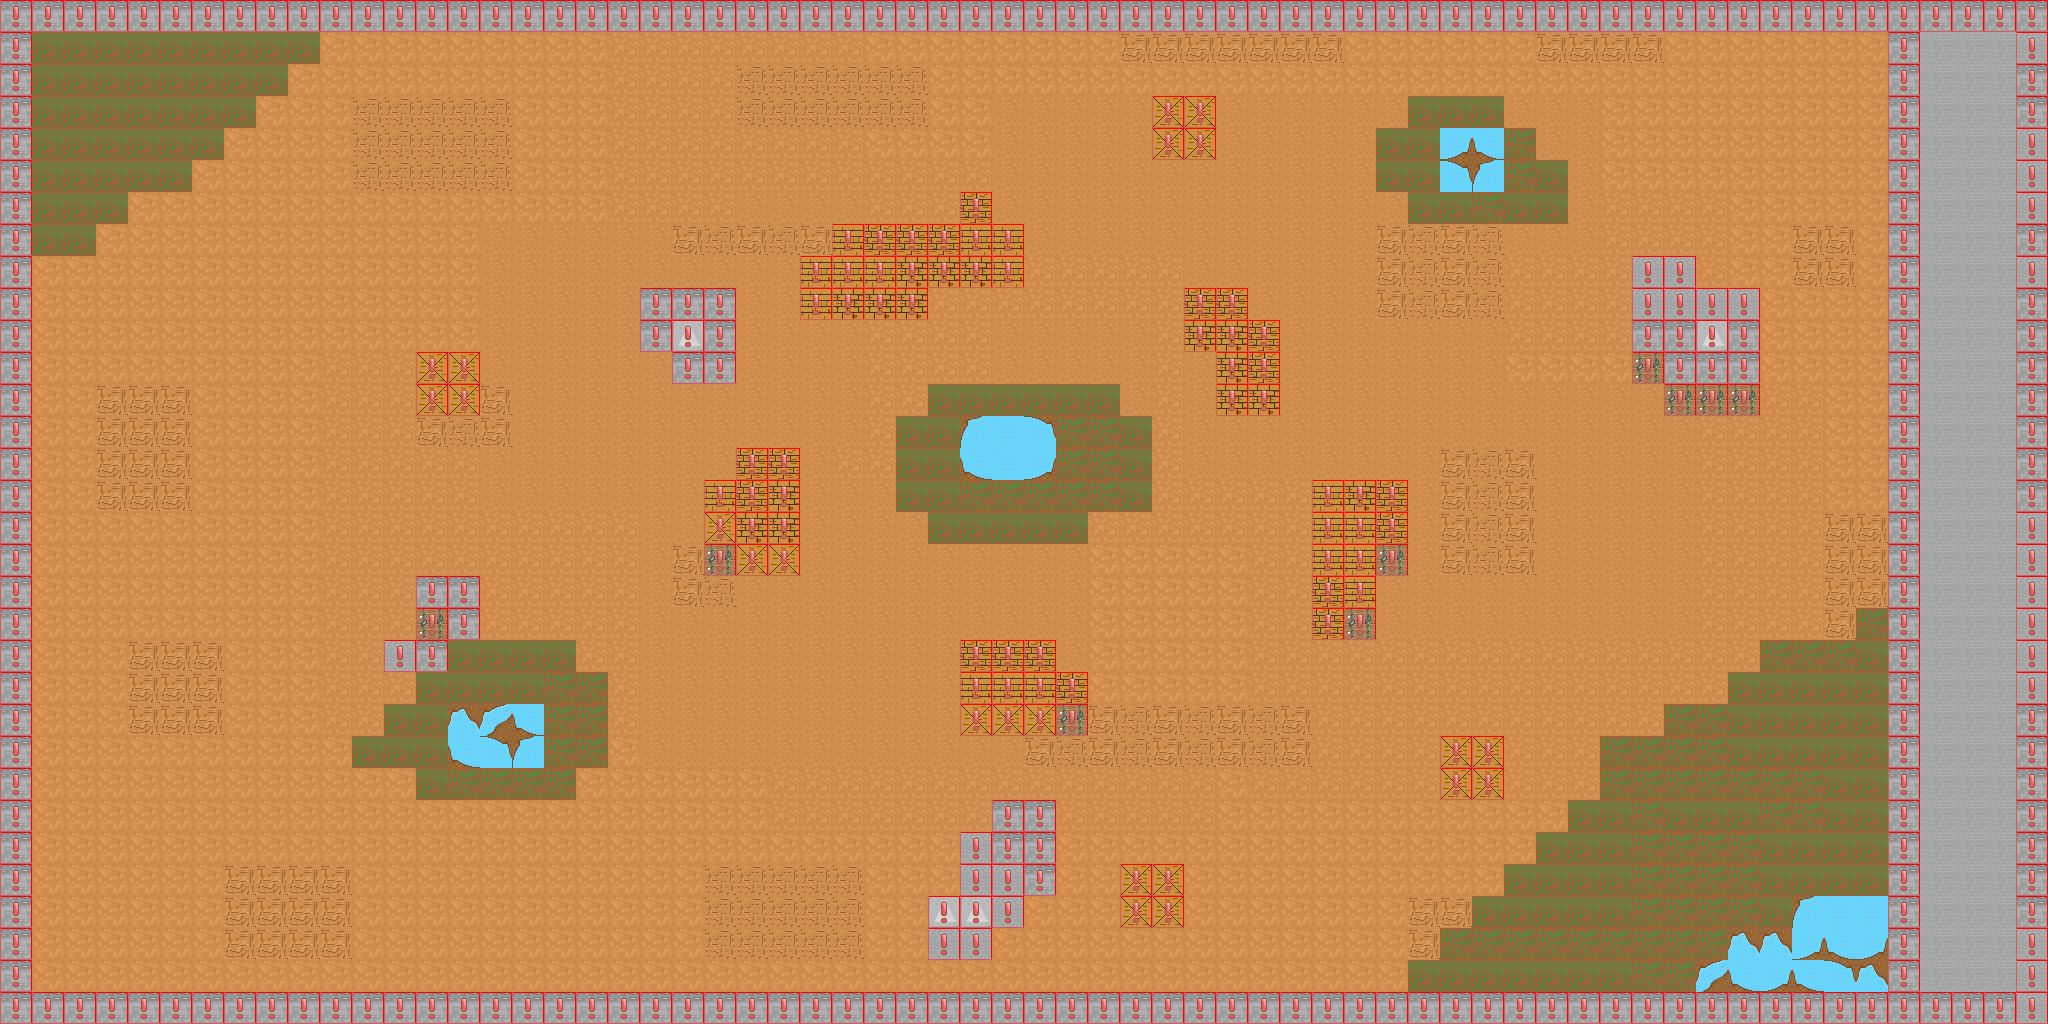

Below is a game level as drawn by its tile map, then a one-line description and the .tmx that defines it (tile-layer data replaced by summaries):
An orthogonal 64x32 tile map with 32x32 px tiles, 4 tile layers (sand, box, walls, collisions) and 321 objects.

<map version="1.10" tiledversion="1.11.2" orientation="orthogonal" renderorder="right-down" width="64" height="32" tilewidth="32" tileheight="32" infinite="0" nextlayerid="6" nextobjectid="373">
 <tileset firstgid="1" source="basic_joe_tiles.tsx" />
 <layer id="1" name="sand" width="64" height="32">
  <data>[2048 cells, 1957 non-empty, 7 distinct tile ids]</data>
 </layer>
 <layer id="3" name="box" width="64" height="32">
  <data>[2048 cells, 158 non-empty, 15 distinct tile ids]</data>
 </layer>
 <objectgroup id="4" name="grass">
  <object id="1" gid="54" x="1038.25" y="492.25" width="32" height="32" />
  <object id="2" gid="54" x="1007.75" y="495.5" width="32" height="32" />
  <object id="3" gid="54" x="978.75" y="496.25" width="32" height="32" />
  <object id="4" gid="53" x="959.5" y="495" width="32" height="32" />
  <object id="5" gid="53" x="946.5" y="487.25" width="32" height="32" />
  <object id="6" gid="53" x="938.5" y="476.25" width="32" height="32" />
  <object id="7" gid="52" x="1038.5" y="477" width="32" height="32" />
  <object id="8" gid="54" x="1046.75" y="461.75" width="32" height="32" />
  <object id="9" gid="54" x="1033.5" y="430.75" width="32" height="32" />
  <object id="10" gid="53" x="1042.25" y="446" width="32" height="32" />
  <object id="11" gid="51" x="1019.25" y="431" width="32" height="32" />
  <object id="12" gid="54" x="1002.5" y="425.5" width="32" height="32" />
  <object id="13" gid="53" x="988" y="432.75" width="32" height="32" />
  <object id="14" gid="52" x="970.5" y="430.5" width="32" height="32" />
  <object id="15" gid="54" x="954" y="433.75" width="32" height="32" />
  <object id="16" gid="54" x="927" y="512.5" width="32" height="32" />
  <object id="17" gid="54" x="891" y="479" width="32" height="32" />
  <object id="18" gid="53" x="950.75" y="535" width="32" height="32" />
  <object id="19" gid="53" x="963.5" y="512" width="32" height="32" />
  <object id="20" gid="54" x="1009" y="542.25" width="32" height="32" />
  <object id="21" gid="54" x="1027.25" y="523.25" width="32" height="32" />
  <object id="22" gid="53" x="1125.75" y="512.25" width="32" height="32" />
  <object id="23" gid="53" x="1106.75" y="480" width="32" height="32" />
  <object id="24" gid="54" x="1080.75" y="506" width="32" height="32" />
  <object id="25" gid="54" x="1096.5" y="453.75" width="32" height="32" />
  <object id="26" gid="53" x="1070" y="418.75" width="32" height="32" />
  <object id="27" gid="54" x="1039.75" y="408.75" width="32" height="32" />
  <object id="28" gid="52" x="915.75" y="449" width="32" height="32" />
  <object id="29" gid="52" x="925.5" y="421.25" width="32" height="32" />
  <object id="30" gid="51" x="905" y="456.75" width="32" height="32" />
  <object id="31" gid="51" x="941.5" y="437.25" width="32" height="32" />
  <object id="32" gid="51" x="905.75" y="513.25" width="32" height="32" />
  <object id="33" gid="53" x="880.75" y="527.25" width="32" height="32" />
  <object id="34" gid="53" x="912.75" y="551.75" width="32" height="32" />
  <object id="35" gid="53" x="930" y="559" width="32" height="32" />
  <object id="36" gid="54" x="1057.5" y="551" width="32" height="32" />
  <object id="37" gid="52" x="1070" y="558" width="32" height="32" />
  <object id="38" gid="52" x="1134" y="526.75" width="32" height="32" />
  <object id="39" gid="54" x="1135.5" y="431.25" width="32" height="32" />
  <object id="40" gid="53" x="1109.75" y="429.75" width="32" height="32" />
  <object id="41" gid="53" x="1122" y="445.5" width="32" height="32" />
  <object id="42" gid="53" x="1121.75" y="481.5" width="32" height="32" />
  <object id="43" gid="52" x="1100.25" y="418" width="32" height="32" />
  <object id="44" gid="51" x="1124" y="397" width="32" height="32" />
  <object id="45" gid="51" x="1104" y="400.75" width="32" height="32" />
  <object id="46" gid="51" x="911.333" y="398" width="32" height="32" />
  <object id="47" gid="54" x="1675.33" y="999.333" width="32" height="32" />
  <object id="48" gid="54" x="1683.33" y="974" width="32" height="32" />
  <object id="51" gid="54" x="1691.33" y="958.667" width="32" height="32" />
  <object id="52" gid="54" x="1724" y="932.667" width="32" height="32" />
  <object id="53" gid="54" x="1754.67" y="950" width="32" height="32" />
  <object id="54" gid="54" x="1773.33" y="913.333" width="32" height="32" />
  <object id="55" gid="54" x="1820.67" y="902" width="32" height="32" />
  <object id="56" gid="54" x="1894" y="903.333" width="32" height="32" />
  <object id="61" gid="54" x="1864.67" y="902" width="32" height="32" />
  <object id="62" gid="54" x="1865.33" y="837.333" width="32" height="32" />
  <object id="63" gid="54" x="1851.33" y="806.667" width="32" height="32" />
  <object id="64" gid="54" x="1861.33" y="768" width="32" height="32" />
  <object id="65" gid="54" x="1880.67" y="738" width="32" height="32" />
  <object id="71" gid="54" x="1897.33" y="862" width="32" height="32" />
  <object id="75" gid="53" x="1884.67" y="850" width="32" height="32" />
  <object id="77" gid="53" x="1880.67" y="840.667" width="32" height="32" />
  <object id="78" gid="53" x="1860.67" y="813.333" width="32" height="32" />
  <object id="79" gid="53" x="1866" y="787.333" width="32" height="32" />
  <object id="80" gid="53" x="1874" y="758" width="32" height="32" />
  <object id="81" gid="53" x="1902" y="744.667" width="32" height="32" />
  <object id="85" gid="53" x="1803.33" y="907.333" width="32" height="32" />
  <object id="86" gid="53" x="1769.33" y="929.333" width="32" height="32" />
  <object id="87" gid="53" x="1769.33" y="953.333" width="32" height="32" />
  <object id="88" gid="53" x="1739.33" y="947.333" width="32" height="32" />
  <object id="89" gid="53" x="1706" y="959.333" width="32" height="32" />
  <object id="90" gid="53" x="1680.67" y="987.333" width="32" height="32" />
  <object id="91" gid="53" x="1712.67" y="996" width="32" height="32" />
  <object id="92" gid="53" x="1774.67" y="994" width="32" height="32" />
  <object id="93" gid="53" x="1800.67" y="970.667" width="32" height="32" />
  <object id="94" gid="53" x="1843.33" y="980.667" width="32" height="32" />
  <object id="95" gid="53" x="1877.33" y="974" width="32" height="32" />
  <object id="96" gid="53" x="1868" y="990.667" width="32" height="32" />
  <object id="97" gid="53" x="1864.67" y="973.333" width="32" height="32" />
  <object id="101" gid="53" x="1898.67" y="918.667" width="32" height="32" />
  <object id="102" gid="52" x="1843.33" y="882.667" width="32" height="32" />
  <object id="103" gid="52" x="1747.33" y="895.333" width="32" height="32" />
  <object id="104" gid="52" x="1776" y="808" width="32" height="32" />
  <object id="105" gid="52" x="1631.33" y="920" width="32" height="32" />
  <object id="106" gid="52" x="1589.33" y="974.667" width="32" height="32" />
  <object id="107" gid="52" x="1496" y="972" width="32" height="32" />
  <object id="108" gid="52" x="1636" y="852.667" width="32" height="32" />
  <object id="109" gid="52" x="1694.67" y="838.667" width="32" height="32" />
  <object id="110" gid="52" x="1670" y="924.667" width="32" height="32" />
  <object id="111" gid="52" x="1568" y="880.667" width="32" height="32" />
  </objectgroup>
 <layer id="2" name="walls" width="64" height="32">
  <data>[2048 cells, 308 non-empty, 2 distinct tile ids]</data>
 </layer>
 <layer id="5" name="collisions" width="64" height="32">
  <data>[2048 cells, 340 non-empty, 1 distinct tile ids]</data>
 </layer>
</map>
<!-- 231 of 321 objects omitted -->
